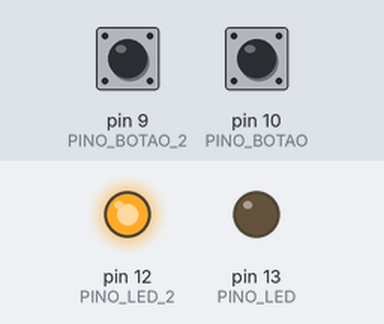
This sketch was run on a simulated Arduino Uno, built with avr-gcc and run on an emulated ATmega328P. Parts: output pins drawn as LEDs (lit = HIGH). Inputs (shaded band) come from the test bench; at power-on: pin 9 (PINO_BOTAO_2) LOW, pin 10 (PINO_BOTAO) LOW.

Above: at 1.2 s.
1.3 s: pin 9 (PINO_BOTAO_2) pulled HIGH for 0.15 s
At 1.37 s:
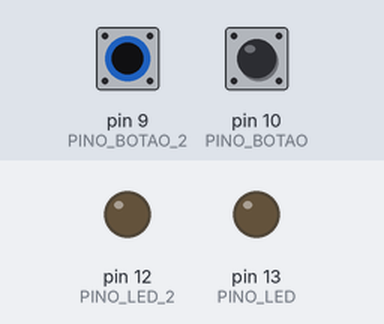
2.9 s: pin 10 (PINO_BOTAO) pulled HIGH for 0.15 s
At 2.97 s:
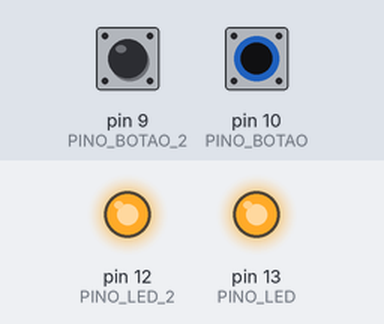
4.5 s: pin 10 (PINO_BOTAO) pulled HIGH for 3.2 s
At 8.6 s:
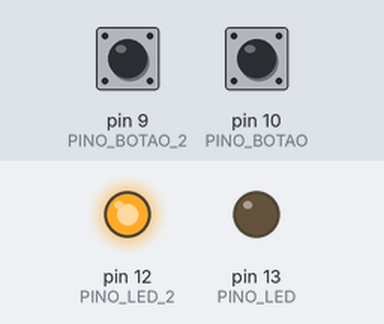
9.2 s: pin 9 (PINO_BOTAO_2) pulled HIGH for 3.2 s
At 9.7 s:
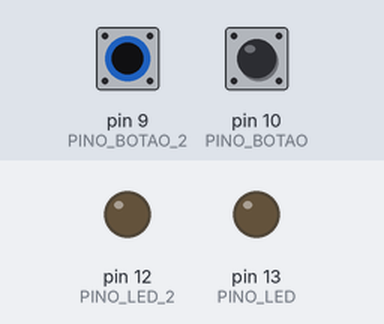
13.9 s: pin 9 (PINO_BOTAO_2) driven HIGH and pin 10 (PINO_BOTAO) driven HIGH
At 14.5 s:
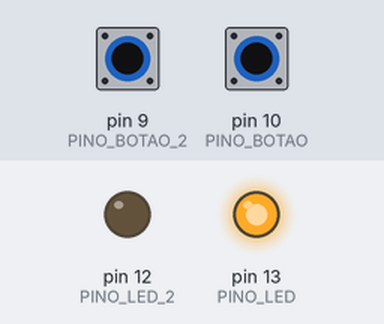
Timing chart, 0 to 16.4 s (numbered marks = the images above; inputs shaded):
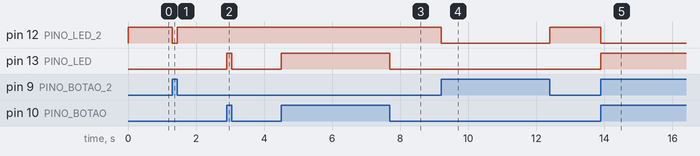

The sketch:

leitura-botao-2.ino
```cpp
/**
 * Teste de leitura com 2 botoes e 2 LEDs.
 */

int PINO_BOTAO = 10;
int PINO_BOTAO_2 = 9;
int PINO_LED = 13;
int PINO_LED_2 = 12;

void setup() {
  pinMode(PINO_BOTAO, INPUT);   // configura pino com botao como entrada
  pinMode(PINO_BOTAO_2, INPUT); // configura pino com botao como entrada
  pinMode(PINO_LED, OUTPUT);    // configura pino com LED como saida
  pinMode(PINO_LED_2, OUTPUT);  // configura pino com LED como saida
}

void loop() {

  if (digitalRead(PINO_BOTAO) == HIGH) { // se botao estiver pressionado
    digitalWrite(PINO_LED, HIGH); // acende o LED
  } else {
    digitalWrite(PINO_LED, LOW); // se nao estiver pressionado, apaga o LED
  }

  if (digitalRead(PINO_BOTAO_2) == HIGH) { // se botao estiver pressionado
    digitalWrite(PINO_LED_2, LOW); // apaga o LED
  } else {
    digitalWrite(PINO_LED_2, HIGH); // se nao estiver pressionado, acende o LED
  }

}
```

Measured:
- after the input at 1.3 s, pin 12 (PINO_LED_2): HIGH → LOW at once, → HIGH 0.15 s later
- after the input at 2.9 s, pin 13 (PINO_LED): LOW → HIGH at once, → LOW 0.15 s later
- after the input at 4.5 s, pin 13 (PINO_LED): LOW → HIGH at once, → LOW 3.2 s later
- after the input at 9.2 s, pin 12 (PINO_LED_2): HIGH → LOW at once, → HIGH 3.2 s later
- after the input at 13.9 s, pin 12 (PINO_LED_2): HIGH → LOW at once; pin 13 (PINO_LED): LOW → HIGH at once
